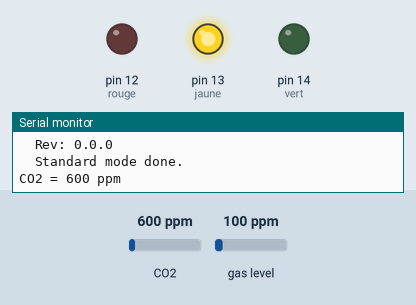
Recording of a sketch running on a simulated Arduino Uno, built for the host (arithmetic inside an expression is 32-bit, double 64-bit). On the bench: output pins drawn as LEDs (lit = HIGH), the last lines printed to the serial monitor. The inputs (shaded band) are chosen by the test bench; at power-on: CO2 600 ppm, gas level 100 ppm.

Above: at 4.2 s.
4.3 s: CO2 set to 576 ppm
At 6.0 s:
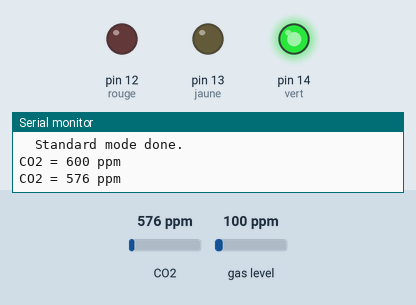
7.0 s: CO2 set to 1050 ppm
At 7.6 s:
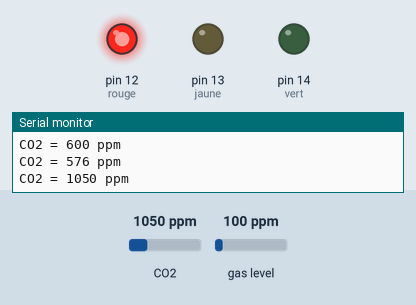
9.7 s: CO2 set to 944 ppm
12.4 s: CO2 set to 873 ppm
At 13.4 s:
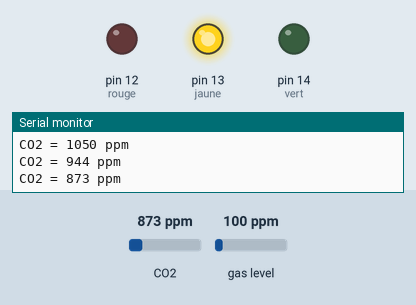
15.1 s: CO2 set to 452 ppm
At 17.8 s:
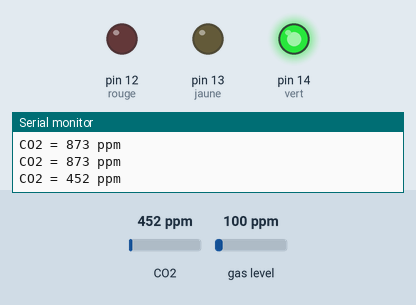
Timing chart, 0 to 19.3 s (numbered marks = the images above; inputs shaded):
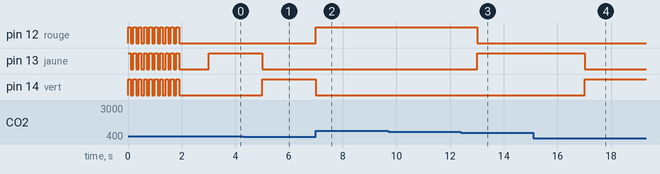

The sketch:

test_co2.ino
```cpp
/***************************************************************************
 Capteur de CO2
 version 0.01
 Pas encore compensé en température (utilisation du capteur température humidité ens 210)
 ***************************************************************************/

#include <Wire.h>
int jaune = 13;
int rouge = 12;
int vert = 14;

int seuil_bon_air = 600;
int seuil_air_moyen = 900;

#include "ScioSense_ENS160.h"  // ENS160 library
ScioSense_ENS160      ens160(ENS160_I2CADDR_1);

void setup() {

  Serial.begin(115200);

  while (!Serial) {}

  pinMode(jaune, OUTPUT);
  pinMode(vert, OUTPUT);
  pinMode(rouge, OUTPUT);
  for (int i = 0;i<10; i++) {
    digitalWrite(jaune, HIGH);digitalWrite(vert, HIGH); digitalWrite(rouge, HIGH);delay(100);
    digitalWrite(jaune, LOW);digitalWrite(vert, LOW);digitalWrite(rouge, LOW);delay(100);
  }


  Serial.println("ENS160 Capteur de qualité de l'air (ici C02");
  delay(1000);

  Serial.print("ENS160...");
  ens160.begin();
  Serial.println(ens160.available() ? "done." : "failed!");
  if (ens160.available()) {
    Serial.print("\tRev: "); Serial.print(ens160.getMajorRev());
    Serial.print("."); Serial.print(ens160.getMinorRev());
    Serial.print("."); Serial.println(ens160.getBuild());
    Serial.print("\tStandard mode ");
    Serial.println(ens160.setMode(ENS160_OPMODE_STD) ? "done." : "failed!");
  }
}

void loop() {
  int CCO2 = 0;
  if (ens160.available()) {
    ens160.measure(true);
    ens160.measureRaw(true);
    CCO2 = ens160.geteCO2();
    Serial.print("CO2 = "); Serial.print(CCO2); Serial.println (" ppm");
    if (CCO2 < 200 ) {
      digitalWrite(jaune, HIGH);
      digitalWrite(vert, HIGH);
      digitalWrite(rouge, HIGH);
      delay(300);
      digitalWrite(jaune, LOW);
      digitalWrite(vert, LOW);
      digitalWrite(rouge, LOW);
    }
    else if (CCO2 < seuil_bon_air) {
      digitalWrite(jaune, LOW);
      digitalWrite(vert, HIGH);
      digitalWrite(rouge, LOW);
    }
    else if (CCO2 < seuil_air_moyen) {
      digitalWrite(jaune, HIGH);
      digitalWrite(vert, LOW);
      digitalWrite(rouge, LOW);
    }
    else  {
      digitalWrite(jaune, LOW);
      digitalWrite(vert, LOW);
      digitalWrite(rouge, HIGH);
    }

  }
  else {
    digitalWrite(jaune, HIGH);
    digitalWrite(vert, HIGH);
    digitalWrite(rouge, HIGH);
    delay(300);
    digitalWrite(jaune, LOW);
    digitalWrite(vert, LOW);
    digitalWrite(rouge, LOW);
    Serial.println(" Le capteur déconne pendant la première heure d'utilisation\ndamn!!!!!!!");
  }
  delay (2000);
}
```

Measured:
- the behaviour switches between 600 and 599 ppm on CO2 (found by bisection; images 0 and 1)
- the behaviour switches between 900 and 899 ppm on CO2 (found by bisection; images 2 and 3)
- after the input at 4.3 s, pin 13 (jaune): HIGH → LOW after 0.70 s; pin 14 (vert): LOW → HIGH after 0.70 s
- after the input at 7.0 s, pin 12 (rouge): LOW → HIGH at once; pin 14 (vert): HIGH → LOW at once
- after the input at 12.4 s, pin 12 (rouge): HIGH → LOW after 0.61 s; pin 13 (jaune): LOW → HIGH after 0.61 s
- after the input at 15.1 s, pin 13 (jaune): HIGH → LOW after 1.9 s; pin 14 (vert): LOW → HIGH after 1.9 s
